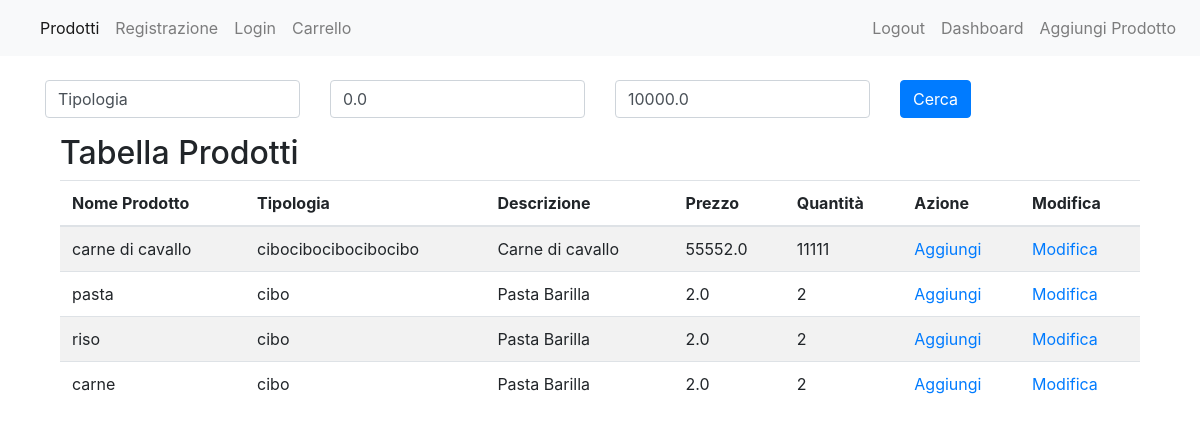
/prodotti/ (signed in), run on an earlier commit of the app's database.
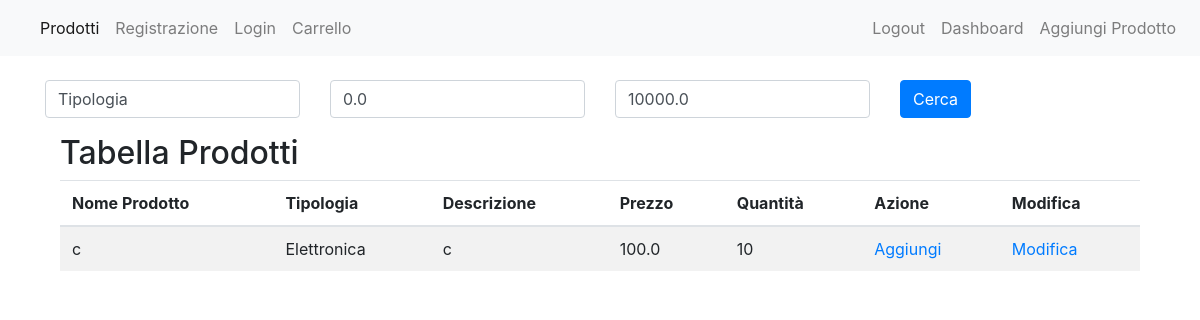
And on a later commit of the database.
### StoreManager/models.py (models this page shows, shortened)
class Prodotto(models.Model):
    nome_prodotto = models.CharField(max_length=100)
    tipologia = models.CharField(max_length=20)
    descrizione = models.CharField(max_length=75)
    prezzo = models.FloatField(default=0.0)
    quantita = models.IntegerField(default=0)

### StoreManager/views.py (the view)
# urls.py: path("prodotti/", views.prodotti, name="prodotti"),
@login_required(login_url='login')
def prodotti(request):
    tipologia = request.GET.get('tipologia', '')
    prezzo_minimo = float(request.GET.get('prezzo_minimo', 0))
    prezzo_massimo = float(request.GET.get('prezzo_massimo', float('inf')))
    print(prezzo_massimo)
    print(prezzo_minimo)
    prodotti = Prodotto.objects.filter(
        prezzo__gte=prezzo_minimo,
        prezzo__lte=prezzo_massimo
    )
    return render(request, "./StoreManager/prodotti.html", {"prodotti": prodotti})

### StoreManager/templates/StoreManager/prodotti.html
{% extends './base.html' %}
{% block main %}
        <div class="container mt-4">
            <form method="get" action="{% url 'prodotti' %}" class="mb-3">
                <div class="row">
                    <div class="col-md-3">
                        <input type="text" name="tipologia" class="form-control" placeholder="Tipologia" value="Tipologia" id="tipologia">
                    </div>
                    <div class="col-md-3">
                        <input type="number" name="prezzo_minimo" class="form-control" placeholder="Prezzo Minimo" value="0.0" id="prezzo_minimo">
                    </div>
                    <div class="col-md-3">
                        <input type="number" name="prezzo_massimo" class="form-control" placeholder="Prezzo Massimo" value="10000.0" id="prezzo_massimo">
                    </div>
                    <div class="col-md-3">
                        <button type="submit" class="btn btn-primary" name="cerca" id="cerca">Cerca</button>
                    </div>
                </div>
            </form>
        <div class="container">
            <h2>Tabella Prodotti</h2>
            <table class="table table-striped">
                <thead>
                    <tr>
                        <th>Nome Prodotto</th>
                        <th>Tipologia</th>
                        <th>Descrizione</th>
                        <th>Prezzo</th>
                        <th>Quantità</th>
                        <th>Azione</th>
                        {% if user.is_staff %}
                        <th>Modifica</th>
                        {% endif %}
                    </tr>
                </thead>
                <tbody>
                    {% for prodotto in prodotti %}
                        <tr>
                            <td>{{ prodotto.nome_prodotto }}</td>
                            <td>{{ prodotto.tipologia}}</td>
                            <td>{{ prodotto.descrizione}}</td>
                            <td>{{ prodotto.prezzo }}</td>
                            <td>{{ prodotto.quantita}}</td>
                            <td><a href="{% url 'aggiungi_al_carrello' prodotto.id %}" id="aggiungi" name="aggiungi">Aggiungi</a></td>
                            {% if user.is_staff %}
                                <td><a href="{% url 'modifica_prodotto' prodotto.id %}" id="modifica" name="modifica">Modifica</a></td>
                            {% endif %}
                        </tr>
                    {% endfor %}
                </tbody>
            </table>
        </div>
{% endblock %}

### StoreManager/templates/StoreManager/base.html (shortened to what this page needs)
<html>
    <head>
        <link rel="stylesheet" href="https://maxcdn.bootstrapcdn.com/bootstrap/4.0.0/css/bootstrap.min.css">
    </head>
    <header>
      <nav class="navbar navbar-expand-lg navbar-light bg-light">
        <div class="collapse navbar-collapse" id="navbarNavAltMarkup">
            <div class="navbar-nav mr-auto">
                <a class="nav-item nav-link active" href="/prodotti">Prodotti <span class="sr-only">(current)</span></a>
                <a class="nav-item nav-link" href="/registrazione">Registrazione</a>
                <a class="nav-item nav-link" href="/login">Login</a>
                <a class="nav-item nav-link" href="/carrello">Carrello</a>
            </div>
            <div class="navbar-nav ml-auto">
                <a class="nav-item nav-link" href="/logout">Logout</a>
                {% if user.is_staff %}
                    <a class="nav-item nav-link" href="/dashboard">Dashboard</a>
                    <a class="nav-item nav-link" href="/aggiungi_prodotto">Aggiungi Prodotto</a>
                {% endif %}
            </div>
        </div>
    </nav>
    </header>
    <body>
        <main> {%block main%} {%endblock%} </main>
    </body>
</html>

What changed in the data, as far as the page shows it:
removed Prodotto: nome_prodotto "carne di cavallo", tipologia "cibocibocibocibocibo", descrizione "Carne di cavallo", prezzo "55552.0", quantita "11111"
removed Prodotto: nome_prodotto "pasta", tipologia "cibo", descrizione "Pasta Barilla", prezzo "2.0", quantita "2"
removed Prodotto: nome_prodotto "riso", tipologia "cibo", descrizione "Pasta Barilla", prezzo "2.0", quantita "2"
removed Prodotto: nome_prodotto "carne", tipologia "cibo", descrizione "Pasta Barilla", prezzo "2.0", quantita "2"
added Prodotto: nome_prodotto "c", tipologia "Elettronica", descrizione "c", prezzo "100.0", quantita "10"
